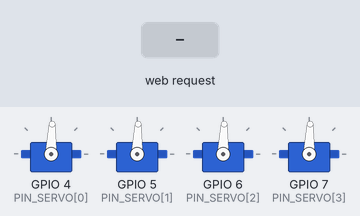
Recording of a sketch running on a simulated ESP32-S3. Shown: 4 × servo. The test bench sets the inputs (shaded band). WiFi joins after 1.5 s; servers stay silent unless stated; EEPROM starts erased; servo pulses on a pin are drawn as a servo (544–2400 µs = 0–180°); what the sketch prints to the serial monitor is not drawn.

Above: at 2.5 s.
2.6 s: HTTP request GET /probar_todos received
At 3.0 s:
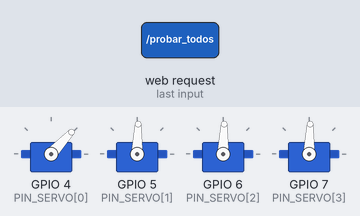
5.6 s: HTTP request GET /set?s=1&a=1&t=1 received
At 7.4 s:
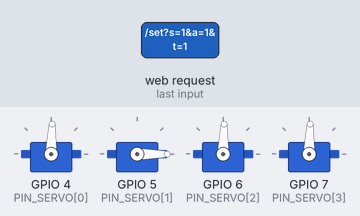
7.7 s: HTTP request GET /probar_todos received
At 8.1 s:
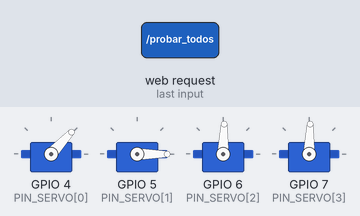
10.7 s: HTTP request GET /ir?s=1&a=1&t=1 received
At 12.5 s:
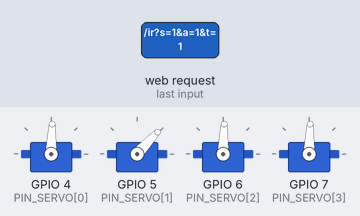
12.8 s: HTTP request GET /reposo_todos received
At 13.8 s:
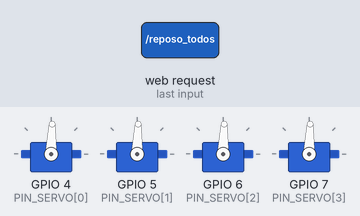
Timing chart, 0 to 15.3 s (numbered marks = the images above; inputs shaded):
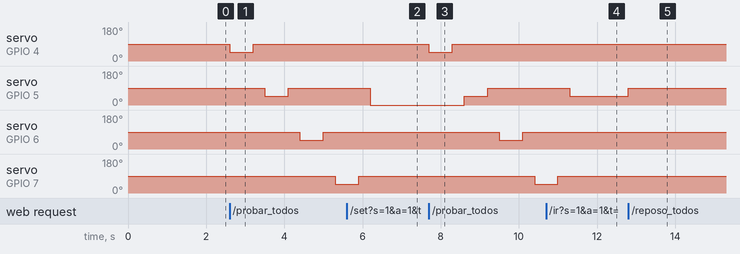

Measured:
- after the input at 2.6 s, servo on GPIO 4 (PIN_SERVO[0]): 88° → 47° at once, → 88° 0.60 s later; servo on GPIO 5 (PIN_SERVO[1]): 88° → 47° after 0.90 s, → 88° 0.60 s later; servo on GPIO 6 (PIN_SERVO[2]): 88° → 47° after 1.8 s, → 88° 0.60 s later; servo on GPIO 7 (PIN_SERVO[3]): 88° → 47° after 2.7 s
- after the input at 5.6 s, servo on GPIO 5 (PIN_SERVO[1]): 88° → 0° after 0.60 s
- after the input at 7.7 s, servo on GPIO 4 (PIN_SERVO[0]): 88° → 47° at once, → 88° 0.60 s later; servo on GPIO 5 (PIN_SERVO[1]): 0° → 47° after 0.90 s, → 88° 0.60 s later; servo on GPIO 6 (PIN_SERVO[2]): 88° → 47° after 1.8 s, → 88° 0.60 s later; servo on GPIO 7 (PIN_SERVO[3]): 88° → 47° after 2.7 s
- after the input at 10.7 s, servo on GPIO 5 (PIN_SERVO[1]): 88° → 47° after 0.60 s
- after the input at 12.8 s, servo on GPIO 5 (PIN_SERVO[1]): 47° → 88° at once

The sketch:

ServosCalibracion_S3.ino
```cpp
/*
 * ServosCalibracion_S3.ino
 * ========================
 * Calibracion de los 4 servos SG90 (paletas que desvian cada moneda a su vaso)
 * desde una pagina web, para ver COMO CAEN las monedas antes de dejar los
 * angulos fijos en el codigo final.
 *
 *   ESP32-S3  --WiFi-->  celular / PC  (pagina con un control por servo)
 *
 * Cada servo tiene dos posiciones:
 *   REPOSO : paleta apartada, la moneda pasa de largo por la banda
 *   DESVIO : paleta cruzada, la moneda se desvia hacia su vaso
 * y un tiempo que la paleta se queda en DESVIO antes de volver a REPOSO.
 *
 * COMO SE USA
 *   1. Conecta (ver cableado abajo) y sube este sketch.
 *   2. Conecta el celular/PC a la red WiFi  "Servos-Monedas"  (clave 12345678)
 *      y abre  http://192.168.4.1
 *      (si pones tu WiFi en WIFI_SSID/WIFI_PASS tambien entra por la IP que
 *       sale en el Monitor Serie, 115200 baudios)
 *   3. Mueve el servo con el control, pon monedas en la banda y mira como caen.
 *      Cuando la paleta quede bien: "Marcar REPOSO" / "Marcar DESVIO".
 *   4. "Guardar en la placa" (se conserva al apagar) y copia el bloque de
 *      codigo que sale al final de la pagina para dejarlo fijo en el programa.
 *
 * CABLEADO (cada SG90: cafe/negro = GND, rojo = 5 V, naranja/amarillo = senal)
 *   Servo 1 ($1000 y $500) -> GPIO 4
 *   Servo 2 ($200)         -> GPIO 5
 *   Servo 3 ($100)         -> GPIO 6
 *   Servo 4 ($50)          -> GPIO 7
 *   - El rojo de los 4 servos va a una fuente de 5 V APARTE (>= 2 A), NO al pin
 *     de la ESP32: cuatro SG90 en conjunto pueden pedir mas de 1 A.
 *   - El GND de la fuente se une al GND de la ESP32-S3 (masa comun).
 *   - Un condensador de 470-1000 uF entre 5 V y GND de la fuente, cerca de
 *     los servos, evita reinicios de la placa cuando arrancan.
 *   - La senal de 3,3 V de la S3 es suficiente para el SG90.
 *
 * Placa en Arduino IDE: "ESP32S3 Dev Module"
 *   (Si ves el Monitor Serie en blanco: Tools > USB CDC On Boot > Enabled)
 */

#include <WiFi.h>
#include <WebServer.h>
#include <Preferences.h>

// ---------------------------------------------------------------------
// Pagina web (se guarda en flash)
// ---------------------------------------------------------------------
const char PAGINA[] PROGMEM = R"HTML(<!doctype html>
<html lang="es"><head><meta charset="utf-8">
<meta name="viewport" content="width=device-width,initial-scale=1">
<title>Calibracion de servos</title>
<style>
:root{--bg:#0c0f14;--card:#151a22;--line:#242b37;--tx:#e8ecf2;--mut:#8b95a5;--ac:#4fd1a5;--wa:#f2b84b;--bt:#1e2530}
*{box-sizing:border-box}
body{margin:0;background:var(--bg);color:var(--tx);font:15px/1.4 system-ui,Segoe UI,sans-serif;padding:16px;max-width:760px;margin:auto}
h1{font-size:19px;margin:4px 0 2px}p.s{color:var(--mut);margin:0 0 14px;font-size:13px}
.card{background:var(--card);border:1px solid var(--line);border-radius:14px;padding:14px;margin-bottom:12px}
.top{display:flex;justify-content:space-between;align-items:baseline;gap:8px}
.top b{font-size:16px}.big{font-size:28px;font-weight:700;color:var(--ac);font-variant-numeric:tabular-nums}
input[type=range]{width:100%;margin:12px 0 6px;accent-color:var(--ac);height:28px}
.row{display:flex;gap:6px;flex-wrap:wrap;margin-top:8px}
button{background:var(--bt);color:var(--tx);border:1px solid var(--line);border-radius:9px;padding:9px 12px;font:inherit;cursor:pointer;flex:1 1 auto;min-width:56px}
button:active{transform:scale(.97)}button.p{background:var(--ac);color:#06201a;border-color:var(--ac);font-weight:600}
button.w{border-color:var(--wa);color:var(--wa)}
.gu{display:flex;gap:14px;color:var(--mut);font-size:13px;margin-top:6px}.gu b{color:var(--tx)}
.glob{display:flex;gap:8px;flex-wrap:wrap;align-items:center}
.glob label{color:var(--mut);font-size:13px}
.glob input[type=number]{width:84px;background:var(--bt);color:var(--tx);border:1px solid var(--line);border-radius:9px;padding:9px;font:inherit}
pre{background:#090c10;border:1px solid var(--line);border-radius:10px;padding:12px;overflow:auto;font-size:13px;margin:8px 0 0;color:#cfe9df}
#msg{color:var(--ac);font-size:13px;min-height:18px;margin:4px 2px}
</style></head><body>
<h1>Calibracion de servos SG90</h1>
<p class="s">Mueve la paleta, mira como cae la moneda y marca REPOSO y DESVIO. Al final guarda y copia el codigo.</p>
<div class="card"><div class="glob">
  <label>Tiempo en DESVIO (ms)</label><input type="number" id="ms" min="100" max="5000" step="50">
  <button onclick="call('/reposo_todos')">Todos a reposo</button>
  <button onclick="call('/probar_todos')">Probar los 4</button>
  <button class="p" onclick="call('/guardar','Guardado en la placa')">Guardar en la placa</button>
</div><div id="msg"></div></div>
<div id="servos"></div>
<div class="card"><b>Codigo para dejar fijo en el programa</b>
<pre id="cod"></pre>
<div class="row"><button onclick="copiar()">Copiar</button></div></div>
<script>
const NOM=["Vaso $1000 y $500","Vaso $200","Vaso $100","Vaso $50"];
const PIN=[4,5,6,7];
let E=null,arr=-1,t0=0,pend=null;
const $=id=>document.getElementById(id);
function dom(){
  $('servos').innerHTML=NOM.map((n,i)=>`
  <div class="card"><div class="top"><b>${i+1}. ${n} <small style="color:var(--mut)">GPIO ${PIN[i]}</small></b><span class="big" id="a${i}">--</span></div>
  <input type="range" id="r${i}" min="0" max="180" value="90"
    oninput="mueve(${i},this.value)" onpointerdown="arr=${i}" onpointerup="arr=-1" onchange="arr=-1">
  <div class="row">
    <button onclick="paso(${i},-5)">-5</button><button onclick="paso(${i},-1)">-1</button>
    <button onclick="paso(${i},1)">+1</button><button onclick="paso(${i},5)">+5</button></div>
  <div class="row">
    <button class="w" onclick="call('/marcar?s=${i}&t=r','Reposo del servo ${i+1} marcado')">Marcar REPOSO</button>
    <button class="w" onclick="call('/marcar?s=${i}&t=d','Desvio del servo ${i+1} marcado')">Marcar DESVIO</button></div>
  <div class="row">
    <button onclick="call('/ir?s=${i}&t=r')">Ir a reposo</button>
    <button onclick="call('/ir?s=${i}&t=d')">Ir a desvio</button>
    <button class="p" onclick="call('/probar?s=${i}')">Probar &#9654;</button></div>
  <div class="gu"><span>Reposo: <b id="rp${i}">-</b>&deg;</span><span>Desvio: <b id="ds${i}">-</b>&deg;</span></div></div>`).join('');
}
function pinta(){
  if(!E)return;
  for(let i=0;i<4;i++){
    $('a'+i).textContent=E.ang[i]+'°';
    if(arr!==i)$('r'+i).value=E.ang[i];
    $('rp'+i).textContent=E.rep[i];$('ds'+i).textContent=E.des[i];
  }
  if(document.activeElement!==$('ms'))$('ms').value=E.ms;
  $('cod').textContent=
`const int PIN_SERVO[4]  = {${PIN.join(', ')}};
const int REPOSO[4]     = {${E.rep.join(', ')}};   // paleta apartada
const int DESVIO[4]     = {${E.des.join(', ')}};   // paleta cruzada
const int T_DESVIO_MS   = ${E.ms};`;
}
async function call(u,m){
  try{E=await (await fetch(u)).json();pinta();if(m){$('msg').textContent=m;setTimeout(()=>$('msg').textContent='',2500)}}
  catch(e){$('msg').textContent='Sin conexion con la placa'}
}
function mueve(i,v){
  $('a'+i).textContent=v+'°';pend=[i,v];
  const ahora=Date.now();
  if(ahora-t0>45){t0=ahora;enviaPend()}else{clearTimeout(mueve.t);mueve.t=setTimeout(enviaPend,50)}
}
function enviaPend(){if(pend){const[i,v]=pend;pend=null;call(`/set?s=${i}&a=${v}`)}}
function paso(i,d){const v=Math.max(0,Math.min(180,(E?E.ang[i]:90)+d));call(`/set?s=${i}&a=${v}`)}
$('ms').addEventListener('change',e=>call('/ms?v='+e.target.value));
function copiar(){navigator.clipboard&&navigator.clipboard.writeText($('cod').textContent).then(()=>{$('msg').textContent='Codigo copiado';setTimeout(()=>$('msg').textContent='',2000)}).catch(()=>{})}
dom();call('/estado');
</script></body></html>)HTML";

// ---- WiFi -------------------------------------------------------------
const char* WIFI_SSID = "";            // opcional: tu red (deja "" para usar solo la propia)
const char* WIFI_PASS = "";
const char* AP_SSID   = "Servos-Monedas";   // red propia de la placa (siempre disponible)
const char* AP_PASS   = "12345678";

// ---- Servos -----------------------------------------------------------
const int N = 4;
const int PIN_SERVO[N] = {4, 5, 6, 7};
const char* NOMBRE[N]  = {"Vaso $1000 y $500", "Vaso $200", "Vaso $100", "Vaso $50"};
const int US_MIN = 500;                // ancho de pulso a 0 grados  (SG90: 500-600)
const int US_MAX = 2400;               // ancho de pulso a 180 grados (SG90: 2300-2500)

int ang[N];                            // angulo actual
int rep[N] = {90, 90, 90, 90};         // angulo de REPOSO
int des[N] = {50, 50, 50, 50};         // angulo de DESVIO
int tDesvio = 600;                     // ms que la paleta queda desviada

WebServer web(80);
Preferences nvs;

// ---------------------------------------------------------------------
void pwmInit(int i) {
#if ESP_ARDUINO_VERSION_MAJOR >= 3
  ledcAttach(PIN_SERVO[i], 50, 14);
#else
  ledcSetup(i, 50, 14);
  ledcAttachPin(PIN_SERVO[i], i);
#endif
}

void mover(int i, int a) {
  a = constrain(a, 0, 180);
  ang[i] = a;
  uint32_t us = US_MIN + (uint32_t)(US_MAX - US_MIN) * a / 180;
  uint32_t duty = us * 16383UL / 20000UL;          // 50 Hz = 20000 us, 14 bits
#if ESP_ARDUINO_VERSION_MAJOR >= 3
  ledcWrite(PIN_SERVO[i], duty);
#else
  ledcWrite(i, duty);
#endif
}

void probar(int i) {
  mover(i, des[i]);
  delay(tDesvio);
  mover(i, rep[i]);
}

void cargar() {
  nvs.begin("servos", true);
  for (int i = 0; i < N; i++) {
    rep[i] = nvs.getInt(("r" + String(i)).c_str(), rep[i]);
    des[i] = nvs.getInt(("d" + String(i)).c_str(), des[i]);
  }
  tDesvio = nvs.getInt("t", tDesvio);
  nvs.end();
}

void guardar() {
  nvs.begin("servos", false);
  for (int i = 0; i < N; i++) {
    nvs.putInt(("r" + String(i)).c_str(), rep[i]);
    nvs.putInt(("d" + String(i)).c_str(), des[i]);
  }
  nvs.putInt("t", tDesvio);
  nvs.end();
}

// ---------------------------------------------------------------------
String lista(const int* v) {
  String s = "[";
  for (int i = 0; i < N; i++) s += String(v[i]) + (i < N - 1 ? "," : "");
  return s + "]";
}

void enviarEstado() {
  String ip = WiFi.status() == WL_CONNECTED ? WiFi.localIP().toString() : "";
  String j = "{\"ang\":" + lista(ang) + ",\"rep\":" + lista(rep) + ",\"des\":" + lista(des) +
             ",\"ms\":" + String(tDesvio) + ",\"ip\":\"" + ip + "\"}";
  web.sendHeader("Cache-Control", "no-store");
  web.send(200, "application/json", j);
}

int servoArg() {
  int s = web.hasArg("s") ? web.arg("s").toInt() : -1;
  return (s >= 0 && s < N) ? s : -1;
}

void rutas() {
  web.on("/", []() { web.send_P(200, "text/html; charset=utf-8", PAGINA); });
  web.on("/estado", enviarEstado);
  web.on("/set", []() {
    int s = servoArg();
    if (s >= 0 && web.hasArg("a")) mover(s, web.arg("a").toInt());
    enviarEstado();
  });
  web.on("/marcar", []() {                         // t=r reposo, t=d desvio
    int s = servoArg();
    if (s >= 0) (web.arg("t") == "r" ? rep : des)[s] = ang[s];
    enviarEstado();
  });
  web.on("/ir", []() {
    int s = servoArg();
    if (s >= 0) mover(s, web.arg("t") == "r" ? rep[s] : des[s]);
    enviarEstado();
  });
  web.on("/probar", []() {
    int s = servoArg();
    if (s >= 0) probar(s);
    enviarEstado();
  });
  web.on("/probar_todos", []() {
    for (int i = 0; i < N; i++) { probar(i); delay(300); }
    enviarEstado();
  });
  web.on("/reposo_todos", []() {
    for (int i = 0; i < N; i++) mover(i, rep[i]);
    enviarEstado();
  });
  web.on("/ms", []() {
    if (web.hasArg("v")) tDesvio = constrain(web.arg("v").toInt(), 100, 5000);
    enviarEstado();
  });
  web.on("/guardar", []() { guardar(); enviarEstado(); });
}

// ---------------------------------------------------------------------
void setup() {
  Serial.begin(115200);
  delay(300);
  cargar();
  for (int i = 0; i < N; i++) {                    // de a uno: evita el pico de corriente
    pwmInit(i);
    mover(i, rep[i]);
    delay(250);
  }

  WiFi.mode(WIFI_AP_STA);
  WiFi.softAP(AP_SSID, AP_PASS);
  if (strlen(WIFI_SSID) > 0) {
    WiFi.begin(WIFI_SSID, WIFI_PASS);
    for (int t = 0; t < 40 && WiFi.status() != WL_CONNECTED; t++) delay(250);
  }
  rutas();
  web.begin();

  Serial.println("\n=== Calibracion de servos ===");
  Serial.printf("Red propia : %s (clave %s)  ->  http://%s\n", AP_SSID, AP_PASS,
                WiFi.softAPIP().toString().c_str());
  if (WiFi.status() == WL_CONNECTED)
    Serial.printf("Tu WiFi    : http://%s\n", WiFi.localIP().toString().c_str());
}

void loop() {
  web.handleClient();
}
```
